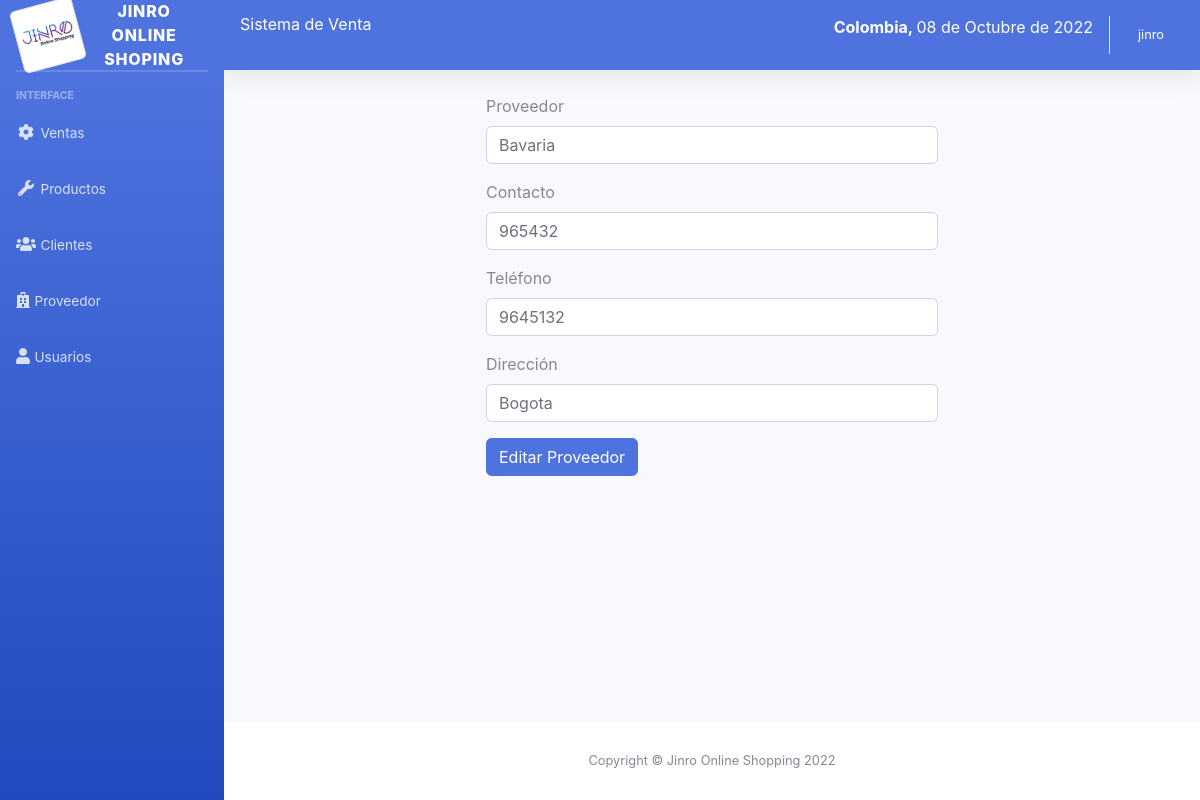
The page /sistema/editar_proveedor.php?id=1 (signed in) on the database its author committed.
### tables this page shows
CREATE TABLE `proveedor` (
  `codproveedor` int(11) NOT NULL,
  `proveedor` varchar(100) NOT NULL,
  `contacto` varchar(100) NOT NULL,
  `telefono` int(11) NOT NULL,
  `direccion` varchar(100) NOT NULL,
  `usuario_id` int(11) NOT NULL
);

### sistema/editar_proveedor.php (the view, shortened to what this page needs)
<?php
include "includes/header.php";
include "../conexion.php";
$idproveedor = $_REQUEST['id'];
$sql = mysqli_query($conexion, "SELECT * FROM proveedor WHERE codproveedor = $idproveedor");
$result_sql = mysqli_num_rows($sql);
if ($result_sql == 0) {
  header("Location: lista_proveedor.php");
} else {
  while ($data = mysqli_fetch_array($sql)) {
    $proveedor = $data['proveedor'];
    $contacto = $data['contacto'];
    $telefono = $data['telefono'];
    $direccion = $data['direccion'];
  }
}
?>
<div class="container-fluid">
  <div class="row">
    <div class="col-lg-6 m-auto">
      <form class="" action="" method="post">
        <div class="form-group">
          <label for="proveedor">Proveedor</label>
          <input type="text" placeholder="Ingrese proveedor" name="proveedor" class="form-control" id="proveedor" value="<?php echo $proveedor; ?>">
        </div>
        <div class="form-group">
          <label for="nombre">Contacto</label>
          <input type="text" placeholder="Ingrese contacto" name="contacto" class="form-control" id="contacto" value="<?php echo $contacto; ?>">
        </div>
        <div class="form-group">
          <label for="telefono">Teléfono</label>
          <input type="number" placeholder="Ingrese Teléfono" name="telefono" class="form-control" id="telefono" value="<?php echo $telefono; ?>">
        </div>
        <div class="form-group">
          <label for="direccion">Dirección</label>
          <input type="text" placeholder="Ingrese Direccion" name="direccion" class="form-control" id="direccion" value="<?php echo $direccion; ?>">
        </div>
        <input type="submit" value="Editar Proveedor" class="btn btn-primary">
      </form>
    </div>
  </div>
</div>
</div>
<?php include_once "includes/footer.php"; ?>

### rows shown on the page
proveedor: proveedor "Bavaria", contacto "965432", telefono "9645132", direccion "Bogota"

### other values the page prints
fechaColombia() "08 de Octubre de 2022"
$_SESSION['nombre'] "jinro"
